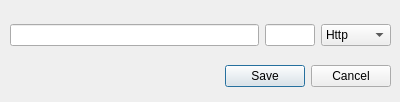
<?xml version="1.0" encoding="UTF-8"?>
<ui version="4.0">
 <class>AddSingleProxyDialog</class>
 <widget class="QDialog" name="AddSingleProxyDialog">
  <property name="windowModality">
   <enum>Qt::WindowModal</enum>
  </property>
  <property name="geometry">
   <rect>
    <x>0</x>
    <y>0</y>
    <width>400</width>
    <height>102</height>
   </rect>
  </property>
  <property name="minimumSize">
   <size>
    <width>400</width>
    <height>102</height>
   </size>
  </property>
  <property name="maximumSize">
   <size>
    <width>400</width>
    <height>102</height>
   </size>
  </property>
  <property name="focusPolicy">
   <enum>Qt::NoFocus</enum>
  </property>
  <property name="windowTitle">
   <string>Add Single Proxy</string>
  </property>
  <property name="sizeGripEnabled">
   <bool>false</bool>
  </property>
  <property name="modal">
   <bool>true</bool>
  </property>
  <widget class="QDialogButtonBox" name="buttonBox">
   <property name="geometry">
    <rect>
     <x>20</x>
     <y>60</y>
     <width>371</width>
     <height>32</height>
    </rect>
   </property>
   <property name="orientation">
    <enum>Qt::Horizontal</enum>
   </property>
   <property name="standardButtons">
    <set>QDialogButtonBox::Cancel|QDialogButtonBox::Save</set>
   </property>
  </widget>
  <widget class="QWidget" name="horizontalLayoutWidget">
   <property name="geometry">
    <rect>
     <x>10</x>
     <y>20</y>
     <width>381</width>
     <height>31</height>
    </rect>
   </property>
   <layout class="QHBoxLayout" name="horizontalLayout">
    <item>
     <widget class="QLineEdit" name="host">
      <property name="inputMask">
       <string/>
      </property>
      <property name="placeholderText">
       <string comment="Hostname / IP"/>
      </property>
     </widget>
    </item>
    <item>
     <widget class="QLineEdit" name="port">
      <property name="sizePolicy">
       <sizepolicy hsizetype="Fixed" vsizetype="Fixed">
        <horstretch>0</horstretch>
        <verstretch>0</verstretch>
       </sizepolicy>
      </property>
      <property name="maximumSize">
       <size>
        <width>50</width>
        <height>16777215</height>
       </size>
      </property>
      <property name="placeholderText">
       <string comment="Port"/>
      </property>
     </widget>
    </item>
    <item>
     <widget class="QComboBox" name="type">
      <item>
       <property name="text">
        <string>Http</string>
       </property>
      </item>
      <item>
       <property name="text">
        <string>Socks5</string>
       </property>
      </item>
     </widget>
    </item>
   </layout>
  </widget>
 </widget>
 <resources/>
 <connections>
  <connection>
   <sender>buttonBox</sender>
   <signal>accepted()</signal>
   <receiver>AddSingleProxyDialog</receiver>
   <slot>accept()</slot>
   <hints>
    <hint type="sourcelabel">
     <x>248</x>
     <y>254</y>
    </hint>
    <hint type="destinationlabel">
     <x>157</x>
     <y>274</y>
    </hint>
   </hints>
  </connection>
  <connection>
   <sender>buttonBox</sender>
   <signal>rejected()</signal>
   <receiver>AddSingleProxyDialog</receiver>
   <slot>reject()</slot>
   <hints>
    <hint type="sourcelabel">
     <x>316</x>
     <y>260</y>
    </hint>
    <hint type="destinationlabel">
     <x>286</x>
     <y>274</y>
    </hint>
   </hints>
  </connection>
 </connections>
</ui>
